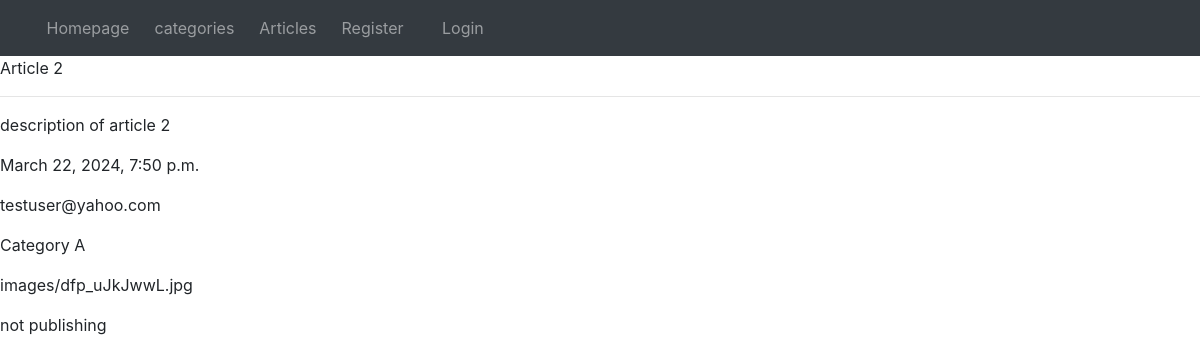
Before: /article_detail/2/ with the older database file.
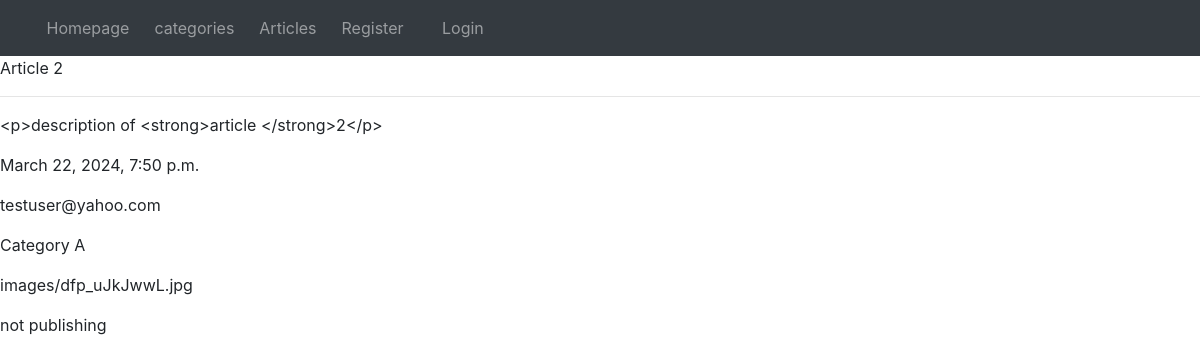
After: the same page with the newer database file.
### content/models.py (models this page shows, shortened)
class Articles(models.Model):
    title = models.CharField(max_length=500)
    description = RichTextField(blank=True, null=True)
    upload_date = models.DateTimeField(auto_now_add=True)
    author = models.ForeignKey(settings.AUTH_USER_MODEL, on_delete=models.CASCADE)
    category = models.ForeignKey(Category, on_delete=models.CASCADE)
    tags = models.ManyToManyField(Tags)
    image = models.ImageField(upload_to='images/', blank=True, null=True)
    publishing = models.BooleanField(default=False)

class Category(models.Model):
    id = models.UUIDField(primary_key=True,
                    default=uuid.uuid4,
                    editable=False
                          )
    name = models.CharField(max_length=250)
    logo = models.ImageField(upload_to='covers/')
    parent = models.ForeignKey('self', on_delete=models.CASCADE, null=True, blank=True)
    def __str__(self):
        return self.name

### accounts/models.py (models this page shows)
class CustomUser(AbstractUser):
    pass
    def __str__(self):
        return self.email

### content/views.py (the view)
# urls.py: path("article_detail/<int:pk>/", ArticleDetailView.as_view(), name="article_detail"),
class ArticleDetailView(DetailView):
    model = Articles
    context_object_name = 'article'
    template_name = 'content/article_detail.html'

### templates/content/article_detail.html (shortened to what this page needs)
{% extends "base.html" %}
{% block content %}
        {{ article.title }}
        <hr>
        <p>{{ article.description }}</p>
        <p>{{ article.upload_date }}</p>
        <p>{{ article.author }}</p>
        <p>{{ article.category }}</p>
        <p>{{ article.image }}</p>
        {% if article.publishing %}
            <p>publishing</p>
        {% else %}
        <p>not publishing</p>
        {% endif %}
{% endblock content %}

Changed rows visible on the page:
changed Articles "Article 2": description "description of article 2" → "<p>description of <strong>article </strong>2</p>"
